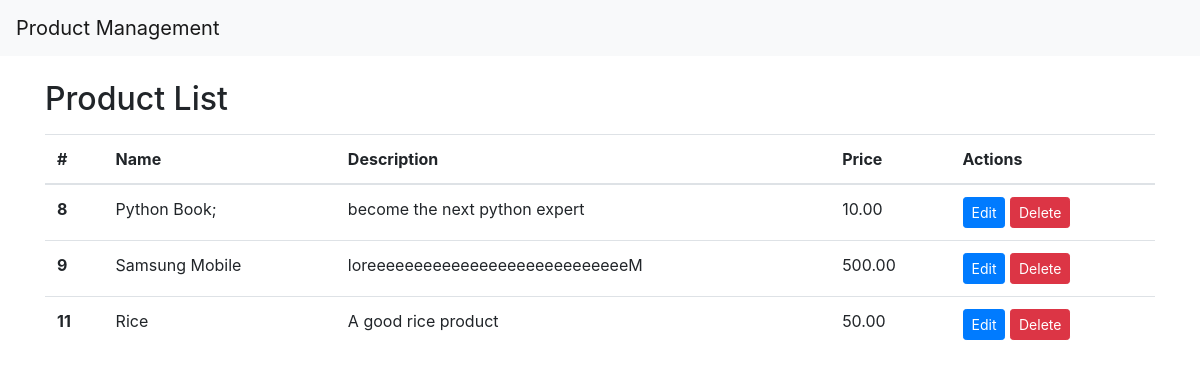
The page / on the database its author committed.
### products/models.py (models this page shows, shortened)
class Product(models.Model):
    name = models.CharField(max_length=255)
    description = models.TextField()
    price = models.DecimalField(max_digits=10, decimal_places=2)

### products/views.py (the view)
# urls.py: path('', product_list, name='product-list-create'),
def product_list(request):
    products = Product.objects.all()
    return render(request, 'products/product_list.html', {'products': products})

### products/templates/products/product_list.html
{% extends 'base.html' %}
{% block content %}
  <div class="container mt-4">
    <h2>Product List</h2>
    <table class="table mt-3">
      <thead>
        <tr>
          <th scope="col">#</th>
          <th scope="col">Name</th>
          <th scope="col">Description</th>
          <th scope="col">Price</th>
          <th scope="col">Actions</th>
        </tr>
      </thead>
      <tbody>
        {% for product in products %}
          <tr>
            <th scope="row">{{ product.id }}</th>
            <td>{{ product.name }}</td>
            <td>{{ product.description }}</td>
            <td>{{ product.price }}</td>
            <td>
              <a href="{% url 'product-update' product.id %}" class="btn btn-primary btn-sm">Edit</a>
              <a href="{% url 'product-delete' product.id %}" class="btn btn-danger btn-sm">Delete</a>
            </td>
          </tr>
        {% endfor %}
      </tbody>
    </table>
  </div>
{% endblock %}

### products/templates/base.html (shortened to what this page needs)
<!DOCTYPE html>
<html lang="en">
<head>
  <link rel="stylesheet" href="https://stackpath.bootstrapcdn.com/bootstrap/4.3.1/css/bootstrap.min.css">
</head>
<body>
  <nav class="navbar navbar-expand-lg navbar-light bg-light">
    <a class="navbar-brand" href="{% url 'product-list-create' %}">Product Management</a>
  </nav>
  {% block content %}
  {% endblock %}
</body>
</html>

### rows shown on the page
Product: id "8", name "Python Book;", description "become the next python expert", price "10.00"
Product: id "9", name "Samsung Mobile", description "loreeeeeeeeeeeeeeeeeeeeeeeeeeeeM", price "500.00"
Product: id "11", name "Rice", description "A good rice product", price "50.00"
